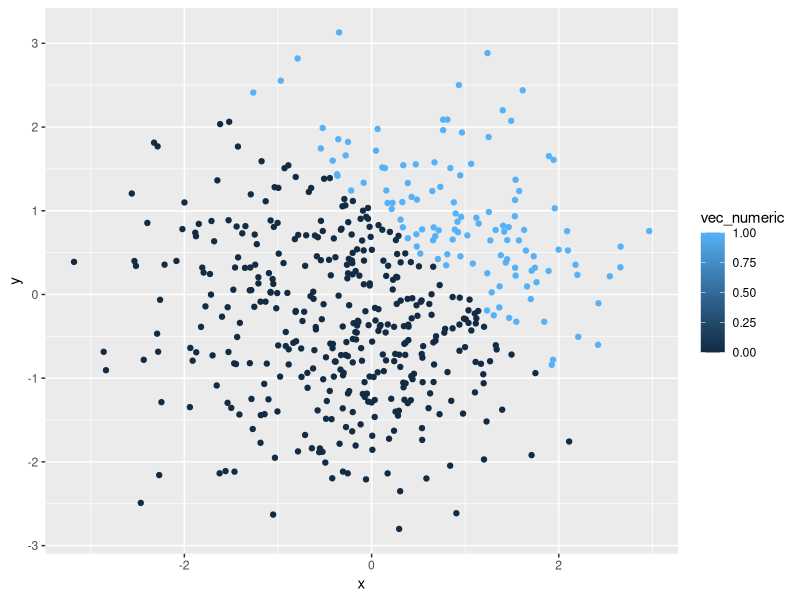
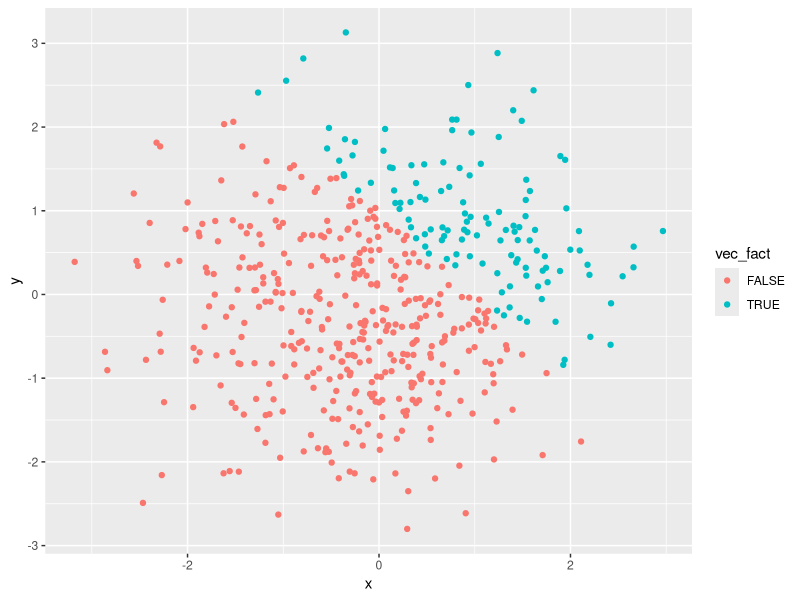
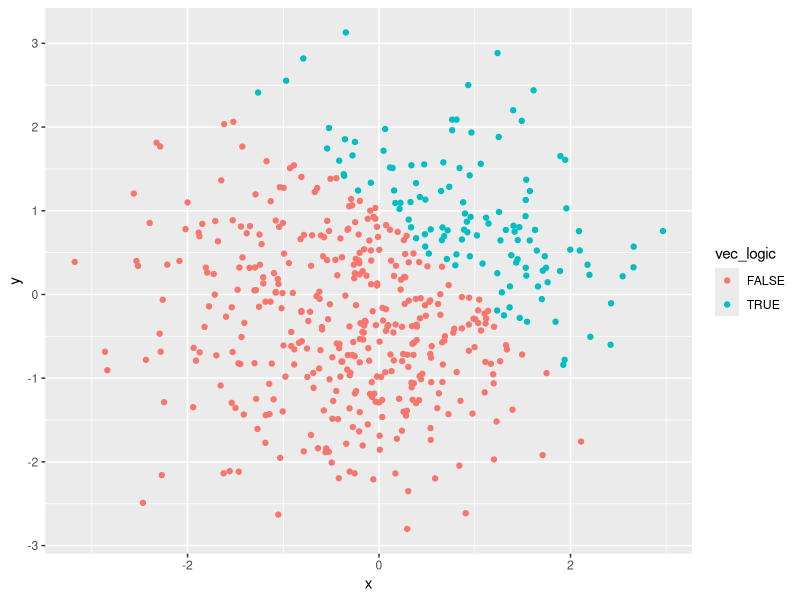

R code for these plots, in order:
## ---- chunk 1
knitr::opts_chunk$set(echo = TRUE)
## ---- chunk 2
library(tidyverse)

#QUESTION 1#

set.seed(1)

hw1_cq = tibble(
  norm_samp = rnorm(8),
  vec_logical = norm_samp > 0,
  vec_char = c("Mary","Jack","Jill","Jai","John","Jeff","Joe","Jose"),
  vec_factor = factor(c("EPI","BIOSTATS","BIOSTATS","POPFAM","EPI","EPI","POPFAM","EPI"))
)

#TAKE THE MEAN OF EACH VARIABLE#

mean(pull(hw1_cq,norm_samp))

mean(pull(hw1_cq,vec_logical))

mean(pull(hw1_cq,vec_char))

mean(pull(hw1_cq,vec_factor))

#WE CAN ONLY TAKE THE MEAN OF NUMERICAL AND LOGICAL ARGUMENTS. WHEN TRYING TO TAKE THE MEAN FOR THE CHARACTER AND FACTOR ARGUMENTS IT WAS NOT POSSIBLE.#

## ---- chunk 3

#Question 2#

set.seed(29)

hw1_cq2 = tibble(
  x = rnorm(500),
  y = rnorm(500),
  vec_logic = x + y > 1,
  vec_numeric = as.numeric(vec_logic),
  vec_fact = as.factor(vec_logic),
)

#DESCRIPTION OF VECTOR#

nrow(hw1_cq2)
ncol(hw1_cq2)

mean(pull(hw1_cq2,x))
median(pull(hw1_cq2,x))
sd(pull(hw1_cq2,x))

count(hw1_cq2, vars = vec_logic, wt_var = TRUE)


## ---- chunk 4
p1 <- ggplot(hw1_cq2, aes(x = x, y = y, color= vec_logic)) + geom_point()

ggplot(hw1_cq2, aes(x = x, y = y, color= vec_numeric)) + geom_point()

ggplot(hw1_cq2, aes(x = x, y = y, color= vec_fact)) + geom_point()

#R USED THE SAME COLOR SCHEME FOR BOTH PLOTS THAT HAD "TRUE/FALSE" AND ONLY ASSIGNED ONE COLOR FOR EACH VALUE, WHILE FOR VEC_NUMERIC WAS ASSIGNED A COLOR GRADIENT FROM VALUE 0 TO 1 INSTEAD OF JUST TWO DIFFERENT COLORS

ggsave("hw1_cq2.pdf", plot = p1)

